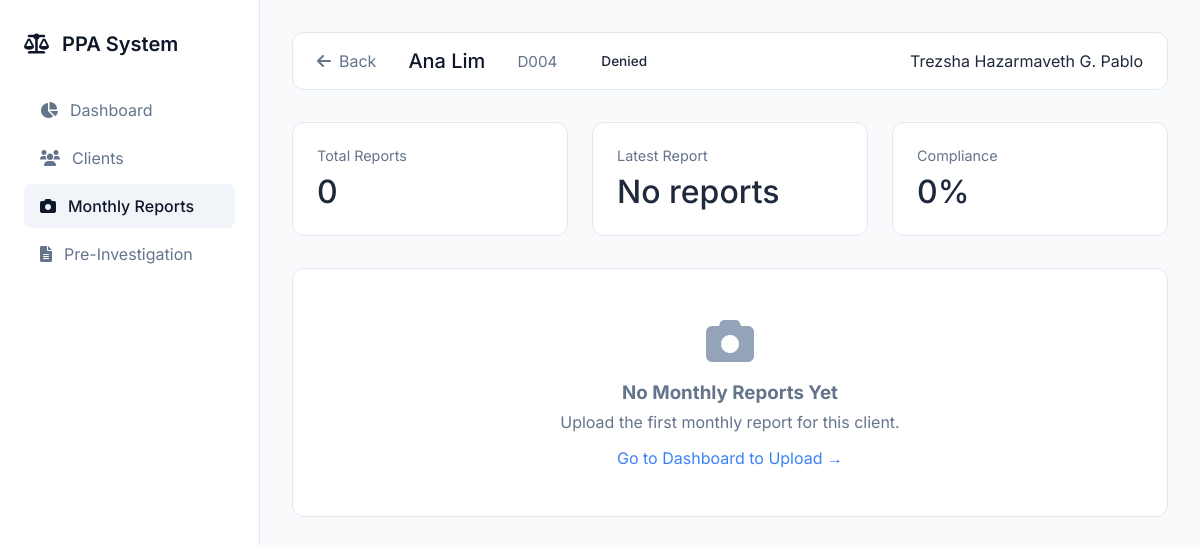
Screenshot of /view_reports.php?id=4 (signed in) with the database file from the repository.
### tables this page shows
CREATE TABLE `clients` (
  `id` int(11) NOT NULL,
  `docket_number` varchar(50) DEFAULT NULL,
  `name` varchar(100) DEFAULT NULL,
  `cc_number` varchar(50) DEFAULT NULL,
  `court` varchar(100) DEFAULT NULL,
  `offense` varchar(100) DEFAULT NULL,
  `sentence` varchar(100) DEFAULT NULL,
  `address` text DEFAULT NULL,
  `status` varchar(50) DEFAULT NULL,
  `created_at` timestamp NOT NULL DEFAULT current_timestamp(),
  `start_date` date DEFAULT NULL,
  `end_date` date DEFAULT NULL,
  `payment` decimal(10,2) DEFAULT 0.00
);

### view_reports.php (the view, shortened to what this page needs)
<?php
include 'config/database.php';
$client_id = mysqli_real_escape_string($conn, $_GET['id']);
$client_query = mysqli_query($conn, "SELECT * FROM clients WHERE id='$client_id'");
$client = mysqli_fetch_assoc($client_query);
$reports = mysqli_query($conn, "
    SELECT mr.*, s.fullname as uploaded_by_name
    FROM monthly_reports mr
    LEFT JOIN staff s ON mr.uploaded_by = s.id
    WHERE mr.probationer_id = '$client_id'
    ORDER BY mr.report_year DESC, mr.report_month DESC
");
$fullname = $_SESSION['fullname'] ?? 'User';
?>
<!DOCTYPE html>
<html lang="en">
<head>
    <link rel="stylesheet" href="https://cdnjs.cloudflare.com/ajax/libs/font-awesome/6.0.0/css/all.min.css">
</head>
<body>
    <div class="app">
        <div class="sidebar">
            <div class="logo">
                <i class="fas fa-scale-balanced" style="margin-right: 8px;"></i>
                PPA System
            </div>
            <div style="margin-top: 2rem;">
                <a href="dashboard.php" class="nav-item">
                    <i class="fas fa-chart-pie"></i>
                    <span>Dashboard</span>
                </a>
                <a href="clients.php" class="nav-item">
                    <i class="fas fa-users"></i>
                    <span>Clients</span>
                </a>
                <a href="monthly_reports.php" class="nav-item active">
                    <i class="fas fa-camera"></i>
                    <span>Monthly Reports</span>
                </a>
                <a href="pre_investigation.php" class="nav-item">
                    <i class="fas fa-file-lines"></i>
                    <span>Pre-Investigation</span>
                </a>
            </div>
        </div>
        <div class="main">
            <div class="top-bar">
                <div class="client-info">
                    <a href="clients.php" class="back-btn">
                        <i class="fas fa-arrow-left"></i>
                        Back
                    </a>
                    <span class="client-name"><?php echo htmlspecialchars($client['name']); ?></span>
                    <span class="client-docket"><?php echo htmlspecialchars($client['docket_number']); ?></span>
                    <span class="status-badge status-<?php echo $client['status']; ?>">
                        <?php echo $client['status']; ?>
                    </span>
                </div>
                <div>
                    <span class="user-name"><?php echo htmlspecialchars($fullname); ?></span>
                </div>
            </div>
            <?php
            $total_reports = mysqli_num_rows($reports);
            $latest_report = mysqli_fetch_assoc(mysqli_query($conn, "
                SELECT report_month, report_year FROM monthly_reports
                WHERE probationer_id='$client_id'
                ORDER BY report_year DESC, report_month DESC LIMIT 1
            "));
            ?>
            <div class="stats-grid">
                <div class="stat-card">
                    <div class="stat-label">Total Reports</div>
                    <div class="stat-value"><?php echo $total_reports; ?></div>
                </div>
                <div class="stat-card">
                    <div class="stat-label">Latest Report</div>
                    <div class="stat-value">
                        <?php
                        if($latest_report) {
                            echo date("F Y", mktime(0,0,0,$latest_report['report_month'],1,$latest_report['report_year']));
                        } else {
                            echo "No reports";
                        }
                        ?>
                    </div>
                </div>
                <div class="stat-card">
                    <div class="stat-label">Compliance</div>
                    <div class="stat-value">
                        <?php
                        $months_since_start = ceil((time() - strtotime($client['start_date'])) / (30 * 24 * 60 * 60));
                        $expected = min($months_since_start, 12);
                        $percentage = $expected > 0 ? round(($total_reports / $expected) * 100) : 0;
                        echo $percentage . '%';
                        ?>
                    </div>
                </div>
            </div>
            <?php if(mysqli_num_rows($reports) > 0): ?>
                <div class="photo-grid">
                    <?php while($report = mysqli_fetch_assoc($reports)): ?>
                    <div class="photo-card">
                        <img src="uploads/<?php echo $report['photo']; ?>" class="photo-image" onclick="openModal('uploads/<?php echo $report['photo']; ?>')">
                        <div class="photo-info">
                            <div class="photo-month">
                                <?php echo date("F Y", mktime(0,0,0,$report['report_month'],1,$report['report_year'])); ?>
                            </div>
                            <div class="photo-meta">
                                <span>
                                    <i class="fas fa-user"></i>
                                    <?php echo $report['uploaded_by_name'] ?? 'Unknown'; ?>
                                </span>
                                <span>
                                    <i class="fas fa-calendar"></i>
                                    <?php echo date("M d, Y", strtotime($report['upload_date'])); ?>
                                </span>
                                <a href="uploads/<?php echo $report['photo']; ?>" download class="download-btn">
                                    <i class="fas fa-download"></i>
                                </a>
                            </div>
                        </div>
                    </div>
                    <?php endwhile; ?>
                </div>
            <?php else: ?>
                <div class="no-reports">
                    <i class="fas fa-camera" style="font-size: 3rem; margin-bottom: 1rem; color: #94a3b8;"></i>
                    <h3>No Monthly Reports Yet</h3>
                    <p style="margin-top: 0.5rem;">Upload the first monthly report for this client.</p>
                    <a href="dashboard.php" style="display: inline-block; margin-top: 1rem; color: #3b82f6; text-decoration: none;">
                        Go to Dashboard to Upload →
                    </a>
                </div>
            <?php endif; ?>
        </div>
    </div>
</body>
</html>

### view_reports.php (style rules this page uses)
* { margin: 0; padding: 0; box-sizing: border-box; }
body { font-family: 'Inter', sans-serif; background: #f8fafc; color: #1e293b; }
.app { display: flex; min-height: 100vh; }
.sidebar { width: 260px; background: white; border-right: 1px solid #e2e8f0; padding: 2rem 1.5rem; position: fixed; height: 100vh; overflow-y: auto; }
.logo { font-weight: 600; font-size: 1.25rem; color: #0f172a; margin-bottom: 2rem; }
.nav-item { display: flex; align-items: center; gap: 0.75rem; padding: 0.75rem 1rem; color: #64748b; text-decoration: none; border-radius: 8px; margin-bottom: 0.25rem; }
.nav-item.active { background: #f1f5f9; color: #0f172a; font-weight: 500; }
.main { flex: 1; margin-left: 260px; padding: 2rem; }
.top-bar { background: white; border: 1px solid #e2e8f0; border-radius: 12px; padding: 1rem 1.5rem; margin-bottom: 2rem; display: flex; justify-content: space-between; align-items: center; }
.client-info { display: flex; align-items: center; gap: 2rem; }
.client-name { font-size: 1.25rem; font-weight: 500; color: #0f172a; }
.client-docket { color: #64748b; font-size: 0.95rem; }
.status-badge { padding: 0.25rem 0.75rem; border-radius: 20px; font-size: 0.85rem; font-weight: 500; }
.back-btn { color: #64748b; text-decoration: none; display: flex; align-items: center; gap: 0.5rem; }
.stats-grid { display: grid; grid-template-columns: repeat(3, 1fr); gap: 1.5rem; margin-bottom: 2rem; }
.stat-card { background: white; padding: 1.5rem; border-radius: 12px; border: 1px solid #e2e8f0; }
.stat-label { color: #64748b; font-size: 0.9rem; margin-bottom: 0.5rem; }
.stat-value { font-size: 2rem; font-weight: 500; }
.no-reports { text-align: center; padding: 3rem; background: white; border: 1px solid #e2e8f0; border-radius: 12px; color: #64748b; }

### rows the page displays
clients: name "Ana Lim", docket_number "D004", status "Denied", start_date "0"

### other values shown
$fullname "Trezsha Hazarmaveth G. Pablo"
$total_reports "0"
